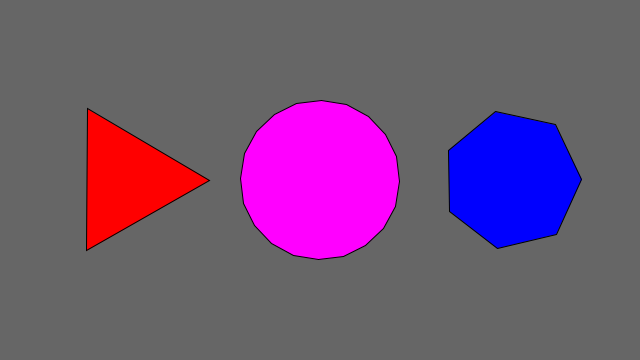
Frame 1 (no input)
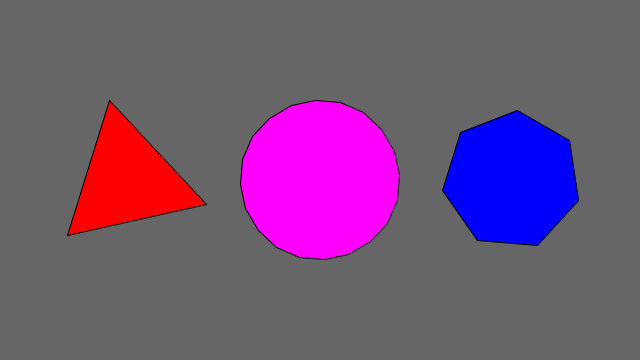
Frame 60 (the mouse pressed at the canvas centre just before this capture)
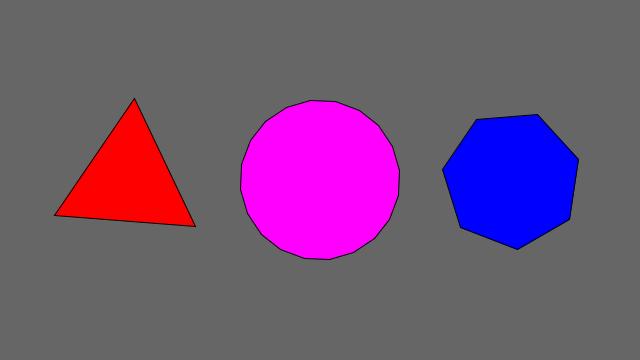
Frame 120 (the mouse held since frame 60 and released just before this capture)

The Processing sketch that drew these frames (run headless with seeded random() and noise(); from frame 60 on, the mouse is pressed at the canvas centre):

// Processing sketch: polygons
// ── polygons.pde

void setup() {
  size(640, 360);
}

void draw() {
  background(102);
  fill(255,0,0);
  pushMatrix();
  translate(width*0.2, height*0.5);
  rotate(frameCount / 200.0);
  polygon(0, 0, 82, 3);  // Triangle
  popMatrix();
  
  fill(255,0,255);
  pushMatrix();
  translate(width*0.5, height*0.5);
  rotate(frameCount / 50.0);
  polygon(0, 0, 80, 20);  // Icosahedron
  popMatrix();
  
  fill(0,0,255);
  pushMatrix();
  translate(width*0.8, height*0.5);
  rotate(frameCount / -100.0);
  polygon(0, 0, 70, 7);  // Heptagon
  popMatrix();
}

void polygon(float x, float y, float radius, int npoints) {
  float angle = TWO_PI / npoints;
  beginShape();
  for (float a = 0; a < TWO_PI; a += angle) {
    float sx = x + cos(a) * radius;
    float sy = y + sin(a) * radius;
    vertex(sx, sy);
  }
  endShape(CLOSE);
}
